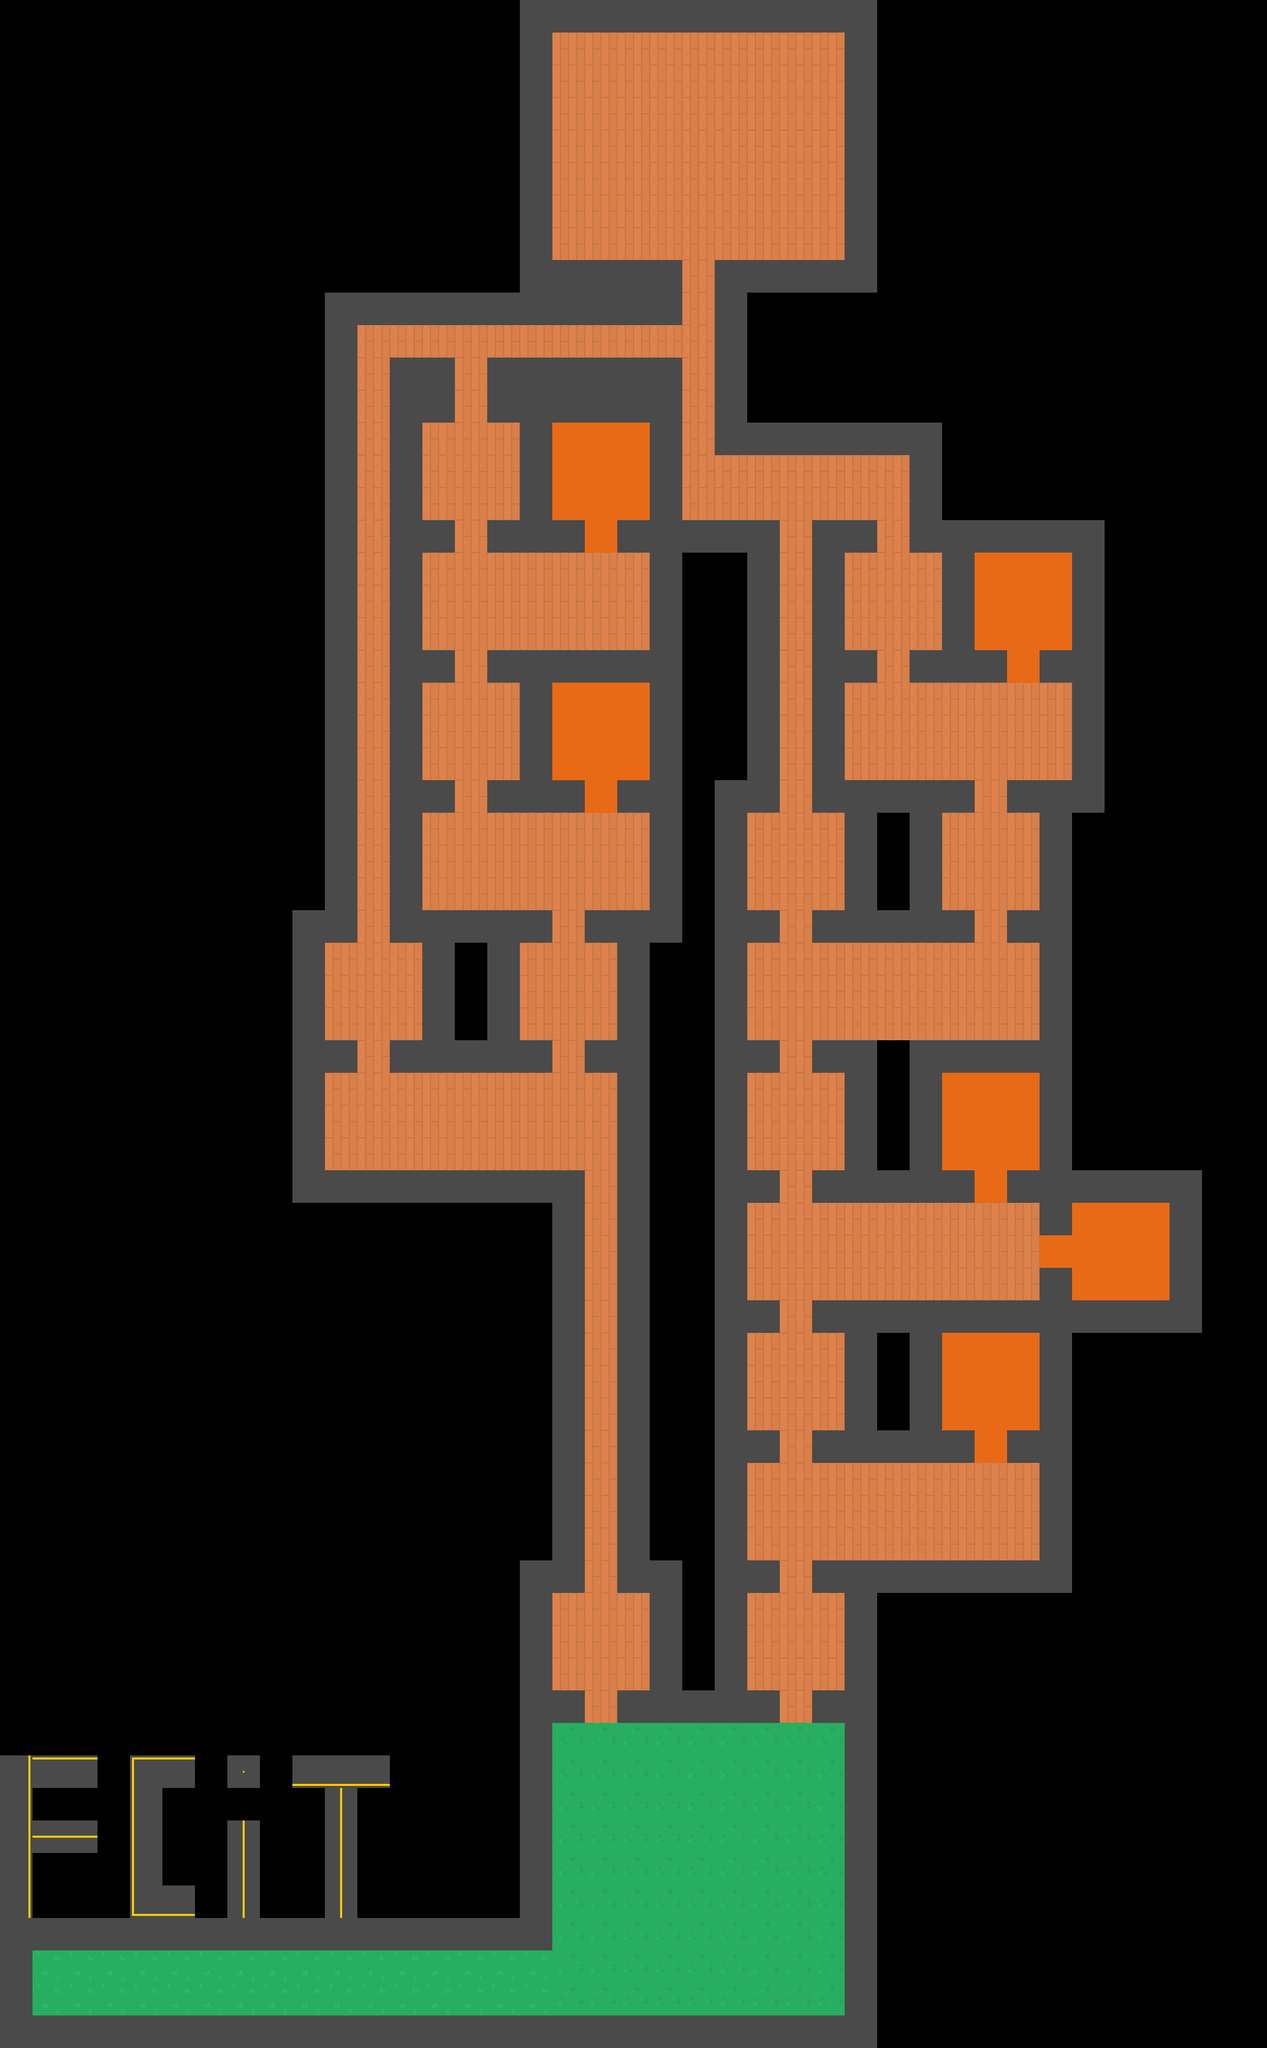

Tiled map render using the project's own tile images. Description and the map definition, with tile-layer contents summarised, below:
An orthogonal 39x63 tile map with 64x64 px tiles, 1 tile layer (first) and 140 objects (101x wall, 32x txt, 4x deadZone, 2x deadZone_gpa, passed).

<map version="1.4" tiledversion="1.4.1" orientation="orthogonal" renderorder="right-down" width="39" height="63" tilewidth="64" tileheight="64" infinite="0" nextlayerid="8" nextobjectid="213">
 <tileset firstgid="1" source="../assits/tiles1.tsx" />
 <layer id="3" name="first" width="39" height="63">
 <data>[2457 cells, 1242 non-empty, 18 distinct tile ids]</data>
 </layer>
 <objectgroup id="4" name="walls" visible="0">
  <object id="21" name="wall" x="0" y="3776" width="1088" height="64" />
  <object id="22" name="wall" x="0" y="3968" width="1728" height="64" />
  <object id="25" name="wall" x="1664" y="3136" width="64" height="832" />
  <object id="26" name="wall" x="1024" y="3072" width="64" height="704" />
  <object id="27" name="wall" x="1088" y="2304" width="64" height="832" />
  <object id="28" name="wall" x="1216" y="2048" width="64" height="1088" />
  <object id="29" name="wall" x="1088" y="3328" width="64" height="64" />
  <object id="30" name="wall" x="1216" y="3328" width="320" height="64" />
  <object id="31" name="wall" x="1280" y="3072" width="64" height="256" />
  <object id="32" name="wall" x="1600" y="3072" width="512" height="64" />
  <object id="33" name="wall" x="1472" y="3072" width="64" height="64" />
  <object id="36" name="wall" x="1600" y="3328" width="64" height="64" />
  <object id="37" name="wall" x="0" y="3840" width="64" height="128" />
  <object id="38" name="wall" x="1472" y="2816" width="64" height="64" />
  <object id="39" name="wall" x="1600" y="2816" width="320" height="64" />
  <object id="40" name="wall" x="2048" y="2304" width="320" height="64" />
  <object id="41" name="wall" x="1984" y="2816" width="64" height="64" />
  <object id="42" name="wall" x="1984" y="2560" width="64" height="64" />
  <object id="43" name="wall" x="1856" y="2560" width="128" height="64" />
  <object id="44" name="wall" x="1856" y="2304" width="64" height="64" />
  <object id="46" name="wall" x="1728" y="2560" width="128" height="256" />
  <object id="48" name="wall" x="1408" y="2112" width="64" height="1216" />
  <object id="49" name="wall" x="1408" y="1600" width="64" height="512" />
  <object id="50" name="wall" x="1856" y="2048" width="192" height="64" />
  <object id="52" name="wall" x="960" y="1792" width="64" height="320" />
  <object id="53" name="wall" x="576" y="2304" width="512" height="64" />
  <object id="54" name="wall" x="1664" y="2560" width="64" height="256" />
  <object id="56" name="wall" x="2048" y="2624" width="64" height="320" />
  <object id="57" name="wall" x="2048" y="2560" width="320" height="64" />
  <object id="61" name="wall" x="2048" y="2048" width="64" height="256" />
  <object id="63" name="wall" x="1152" y="1792" width="128" height="64" />
  <object id="64" name="wall" x="576" y="1792" width="64" height="512" />
  <object id="65" name="wall" x="1600" y="1792" width="256" height="64" />
  <object id="66" name="wall" x="1344" y="1600" width="64" height="192" />
  <object id="68" name="wall" x="768" y="704" width="64" height="1152" />
  <object id="69" name="wall" x="960" y="1536" width="192" height="64" />
  <object id="70" name="wall" x="640" y="576" width="64" height="1280" />
  <object id="71" name="wall" x="960" y="704" width="320" height="128" />
  <object id="72" name="wall" x="1600" y="1536" width="256" height="64" />
  <object id="73" name="wall" x="1984" y="1536" width="192" height="64" />
  <object id="74" name="wall" x="1920" y="1024" width="256" height="64" />
  <object id="75" name="wall" x="2112" y="1088" width="64" height="448" />
  <object id="76" name="wall" x="2048" y="1280" width="64" height="64" />
  <object id="77" name="wall" x="1856" y="1280" width="128" height="64" />
  <object id="78" name="wall" x="1792" y="1280" width="64" height="64" />
  <object id="80" name="wall" x="1344" y="1024" width="192" height="64" />
  <object id="81" name="wall" x="1408" y="1536" width="64" height="64" />
  <object id="82" name="wall" x="1792" y="1024" width="64" height="64" />
  <object id="83" name="wall" x="1600" y="1280" width="128" height="64" />
  <object id="84" name="wall" x="1600" y="1024" width="128" height="64" />
  <object id="85" name="wall" x="1600" y="1088" width="64" height="192" />
  <object id="86" name="wall" x="1856" y="1024" width="64" height="256" />
  <object id="87" name="wall" x="1408" y="832" width="384" height="64" />
  <object id="88" name="wall" x="1792" y="832" width="64" height="256" />
  <object id="89" name="wall" x="704" y="576" width="576" height="64" />
  <object id="90" name="wall" x="1280" y="704" width="64" height="1152" />
  <object id="91" name="wall" x="1408" y="512" width="64" height="384" />
  <object id="92" name="wall" x="1024" y="0" width="704" height="64" />
  <object id="93" name="wall" x="1024" y="64" width="64" height="512" />
  <object id="94" name="wall" x="1664" y="64" width="64" height="512" />
  <object id="95" name="wall" x="1472" y="512" width="192" height="64" />
  <object id="96" name="wall" x="1088" y="512" width="192" height="64" />
  <object id="130" name="deadZone_gpa" x="1856" y="2624" width="192" height="192" />
  <object id="132" name="deadZone" x="1920" y="1088" width="192" height="192" />
  <object id="133" name="passed" x="1088" y="64" width="576" height="448" />
  <object id="144" name="wall" x="2048" y="2944" width="64" height="128" />
  <object id="156" name="deadZone" x="2112" y="2368" width="192" height="192" />
  <object id="157" name="wall" x="1984" y="2304" width="64" height="64" />
  <object id="158" name="wall" x="1600" y="2304" width="192" height="64" />
  <object id="159" name="wall" x="1472" y="2304" width="64" height="64" />
  <object id="160" name="wall" x="1600" y="2048" width="64" height="64" />
  <object id="161" name="wall" x="1600" y="2560" width="64" height="64" />
  <object id="162" name="wall" x="1472" y="2560" width="64" height="64" />
  <object id="163" name="deadZone" x="1856" y="2112" width="192" height="192" />
  <object id="179" name="deadZone_gpa" x="1088" y="1344" width="192" height="192" />
  <object id="180" name="wall" x="768" y="2048" width="192" height="64" />
  <object id="181" name="wall" x="640" y="2048" width="64" height="64" />
  <object id="182" name="wall" x="1152" y="2048" width="64" height="64" />
  <object id="183" name="wall" x="1024" y="2048" width="64" height="64" />
  <object id="184" name="wall" x="1024" y="1792" width="64" height="64" />
  <object id="185" name="wall" x="896" y="1792" width="64" height="64" />
  <object id="186" name="wall" x="832" y="1792" width="64" height="256" />
  <object id="187" name="wall" x="832" y="1536" width="64" height="64" />
  <object id="188" name="wall" x="832" y="1280" width="64" height="64" />
  <object id="189" name="wall" x="832" y="1024" width="64" height="64" />
  <object id="190" name="wall" x="832" y="704" width="64" height="128" />
  <object id="191" name="wall" x="1024" y="832" width="64" height="192" />
  <object id="192" name="wall" x="960" y="1024" width="192" height="64" />
  <object id="193" name="wall" x="1216" y="1024" width="64" height="64" />
  <object id="194" name="wall" x="1472" y="1088" width="64" height="512" />
  <object id="195" name="wall" x="1600" y="1344" width="64" height="192" />
  <object id="196" name="wall" x="2048" y="1600" width="64" height="448" />
  <object id="197" name="wall" x="1984" y="1792" width="64" height="64" />
  <object id="198" name="wall" x="1856" y="1536" width="64" height="64" />
  <object id="199" name="wall" x="1664" y="1600" width="192" height="192" />
  <object id="200" name="wall" x="1856" y="1792" width="64" height="64" />
  <object id="201" name="wall" x="1472" y="1792" width="64" height="64" />
  <object id="202" name="wall" x="1472" y="2048" width="64" height="64" />
  </objectgroup>
 <objectgroup id="7" name="text">
  <!-- 32 objects omitted --></objectgroup>
</map>
<!-- 42 of 140 objects omitted -->
